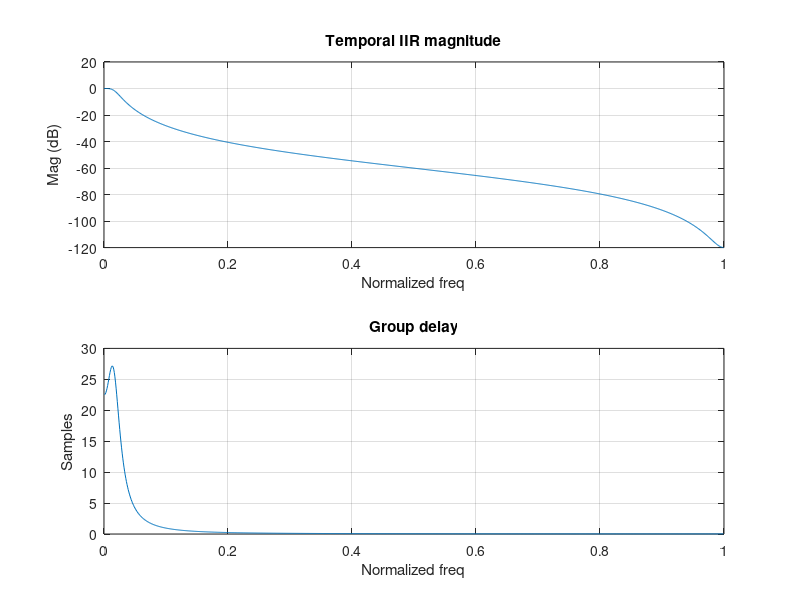

Source code (MATLAB): (Note: this script raises an error after producing the figure.)
clear; clc; close all;

% ================== CONFIG & PATHS ==================
inputFile      = 'C:\Users\purti\Downloads\bomb.mp4';
enhancedFile   = 'C:\Users\purti\Downloads\bomb_clear_stab.mp4';
stabilizedFile = 'C:\Users\purti\Downloads\bomb_clear_enhanced.mp4';

% Output plots folder
outDir = fullfile(pwd,'plots'); 
if ~exist(outDir,'dir'), mkdir(outDir); end
set(0,'DefaultFigureRenderer','painters');

% ================== TOGGLES ==================
% Enhancement options
enableResample    = false;    % Anti-alias FIR + 2x downsample/upsample [sampling theorem] [attached_file:1]
useFreqUnsharp    = false;    % Frequency-domain high-boost instead of spatial unsharp [attached_file:4]
useWindowFIR      = false;    % FIR via window method + spatial high-boost [attached_file:1]
useSeparable      = false;    % Separable Gaussian smoothing demo [attached_file:1]
useFFTConv        = false;    % Large-kernel FFT-based convolution demo [attached_file:1]
precisionMode     = "double"; % "double" | "single" | "fixed" (requires Fixed-Point Toolbox) [attached_file:1]

% Temporal filter design choice
useCheby          = false;    % Butterworth (false) or Chebyshev (true) [attached_file:1]

% Stabilization parameters
surfStrongestN    = 200;      % SURF points [attached_file:3]
trackerMaxErr     = 2;        % KLT bidirectional error [attached_file:2]
geoMaxDistance    = 4;        % Similarity transform inlier tolerance [attached_file:2]
smoothWindow      = 30;       % Moving average window for trajectory [attached_file:2]

% ================== PRECOMPUTED DESIGNS ==================
% Temporal IIR LPF
order = 2; 
Wn    = 0.02; % normalized (0..1, 1=Nyquist) [attached_file:1]
if useCheby
    Rp = 1; [b, a] = cheby1(order, Rp, Wn);
else
    [b, a] = butter(order, Wn);
end

% Plot temporal IIR response & group delay (save)
[H,w] = freqz(b,a,1024);
gd = -diff(unwrap(angle(H)))./diff(w);
fig = figure;
subplot(2,1,1); plot(w/pi, 20*log10(abs(H)+1e-6)); grid on;
xlabel('Normalized freq'); ylabel('Mag (dB)'); title('Temporal IIR magnitude');
subplot(2,1,2); plot(w(2:end)/pi, gd); grid on;
xlabel('Normalized freq'); ylabel('Samples'); title('Group delay');
saveas(fig, fullfile(outDir,'plot_temporal_IIR_response.png')); close(fig); % [attached_file:1]

% FIR window design bank (for optional high-boost via low-pass)
L = 63; 
wtypes = {@rectwin,@bartlett,@hamming,@hann,@blackman}; 
Hbank = cell(numel(wtypes),1);
for i=1:numel(wtypes)
    w = wtypes{i}(L);
    Hbank{i} = fir1(L-1, 0.25, 'low', w);
end

% Plot FIR window responses (save) if using
if useWindowFIR
    fig = figure; hold on; grid on;
    for i=1:numel(Hbank)
        [Hf,F] = freqz(Hbank{i},1,1024);
        plot(F/pi, 20*log10(abs(Hf)+1e-6));
    end
    title('FIR LP (window method)'); xlabel('Normalized freq'); ylabel('Mag (dB)');
    legend('Rect','Bartlett','Hamming','Hann','Blackman','Location','SouthWest');
    saveas(fig, fullfile(outDir,'plot_fir_windows.png')); close(fig); % [attached_file:1]
end

% Anti-alias FIR for resampling
downFactor = 2; 
Nlp        = 63; 
cutoff     = 0.45/downFactor; 
h_lp       = fir1(Nlp-1, cutoff, hamming(Nlp)); % separable 2D via row/col [attached_file:1]

% ================== ENHANCEMENT ==================
video_in = VideoReader(inputFile);
video_out = VideoWriter(enhancedFile, 'MPEG-4');
video_out.FrameRate = video_in.FrameRate;
open(video_out);

fir_kernel = fspecial('unsharp'); % baseline spatial unsharp [attached_file:4]

% One-time plotting flags
plottedUnsharp   = false;
timedConv        = false;

% Helpers
highboost_freq = @(chan,alpha,sigma) local_highboost_freq(chan,alpha,sigma); % [attached_file:4]
sep_conv       = @(X,k) imfilter(imfilter(X, k(:).', 'replicate'), k(:), 'replicate'); % [attached_file:1]
fftconv2_same  = @(X,K) local_fftconv2_same(X,K); % [attached_file:1]

% Temporal buffers
frame_buffers = struct('R', [], 'G', [], 'B', []);

while hasFrame(video_in)
    frame = readFrame(video_in);
    originalFrame = frame;

    % Optional anti-alias + resample (down+up) [attached_file:1]
    if enableResample
        fD = im2double(frame);
        for c=1:3
            fD(:,:,c) = imfilter(fD(:,:,c), h_lp(:), 'replicate');
            fD(:,:,c) = imfilter(fD(:,:,c), h_lp(:).', 'replicate');
        end
        fD  = imresize(fD, 1/downFactor, 'bicubic');
        fD  = imresize(fD, downFactor, 'bicubic');
        frame = im2uint8(fD);
    end

    % Channel split
    R = frame(:,:,1); G = frame(:,:,2); B = frame(:,:,3);

    % Spatial enhancement path selection [attached_file:4]
    if useFreqUnsharp
        R_d = highboost_freq(R, 0.6, 3);
        G_d = highboost_freq(G, 0.6, 3);
        B_d = highboost_freq(B, 0.6, 3);
    elseif useWindowFIR
        hLP = Hbank{3}; alphaHB = 0.7; % Hamming default [attached_file:1]
        R_low = imfilter(imfilter(R, hLP(:).', 'replicate'), hLP(:), 'replicate');
        G_low = imfilter(imfilter(G, hLP(:).', 'replicate'), hLP(:), 'replicate');
        B_low = imfilter(imfilter(B, hLP(:).', 'replicate'), hLP(:), 'replicate');
        R_d = im2uint8( im2double(R) + alphaHB*(im2double(R) - im2double(R_low)) );
        G_d = im2uint8( im2double(G) + alphaHB*(im2double(G) - im2double(G_low)) );
        B_d = im2uint8( im2double(B) + alphaHB*(im2double(B) - im2double(B_low)) );
    elseif useSeparable
        ksize = 11; sig = 2.0;
        xg = (-floor(ksize/2):floor(ksize/2));
        g1 = exp(-(xg.^2)/(2*sig*sig)); g1 = g1/sum(g1);
        R_d = sep_conv(R, g1);
        G_d = sep_conv(G, g1);
        B_d = sep_conv(B, g1);
    elseif useFFTConv
        ksize = 21; sig = 3.0;
        [xx,yy] = meshgrid(-floor(ksize/2):floor(ksize/2));
        g2 = exp(-(xx.^2+yy.^2)/(2*sig*sig)); g2 = g2/sum(g2(:));
        % Timing comparison once [attached_file:1]
        if ~timedConv
            tic; temp = conv2(double(R), g2, 'same'); t_sp = toc;
            tic; temp = fftconv2_same(R, g2);          t_fft = toc;
            fig = figure; bar([t_sp, t_fft]); set(gca,'XTickLabel',{'Spatial','FFT'});
            ylabel('Seconds'); title('Conv2 vs FFT Conv (one channel)');
            saveas(fig, fullfile(outDir,'plot_conv_timing.png')); close(fig);
            timedConv = true;
        end
        R_d = uint8(fftconv2_same(R, g2));
        G_d = uint8(fftconv2_same(G, g2));
        B_d = uint8(fftconv2_same(B, g2));
    else
        % Baseline unsharp
        R_d = imfilter(R, fir_kernel, 'replicate');
        G_d = imfilter(G, fir_kernel, 'replicate');
        B_d = imfilter(B, fir_kernel, 'replicate');
    end

    % Update temporal buffers (cast precision) [attached_file:1]
    switch precisionMode
        case "double"
            cfun = @(x) double(x);
        case "single"
            cfun = @(x) single(x);
            b = single(b); a = single(a);
        case "fixed"
            % Requires Fixed-Point Toolbox
            cfun = @(x) fi(x, true, 16, 8);
            b = fi(b, true, 16, 12); a = fi(a, true, 16, 12);
        otherwise
            cfun = @(x) double(x);
    end

    frame_buffers.R = cat(3, frame_buffers.R, cfun(R_d));
    frame_buffers.G = cat(3, frame_buffers.G, cfun(G_d));
    frame_buffers.B = cat(3, frame_buffers.B, cfun(B_d));

    if size(frame_buffers.R, 3) > order + 1
        frame_buffers.R(:,:,1) = [];
        frame_buffers.G(:,:,1) = [];
        frame_buffers.B(:,:,1) = [];
    end

    % Temporal IIR filtering when enough frames [attached_file:1]
    if size(frame_buffers.R, 3) >= order + 1
        R_f = temporal_iir_filter(frame_buffers.R, b, a, "DF2T");
        G_f = temporal_iir_filter(frame_buffers.G, b, a, "DF1");
        B_f = temporal_iir_filter(frame_buffers.B, b, a, "DF2T");
    else
        R_f = R_d; G_f = G_d; B_f = B_d;
    end

    % Normalize and combine
    R_f = mat2gray(double(R_f)) * 255;
    G_f = mat2gray(double(G_f)) * 255;
    B_f = mat2gray(double(B_f)) * 255;
    enhancedFrame = cat(3, uint8(R_f), uint8(G_f), uint8(B_f));

    % One-time visualization: original vs spatial vs temporal [attached_file:1]
    if ~plottedUnsharp
        fig = figure; 
        subplot(1,3,1); imshow(originalFrame); title('Original');
        subplot(1,3,2); imshow(cat(3,R_d,G_d,B_d)); title('Spatial enhanced');
        subplot(1,3,3); imshow(enhancedFrame); title('Post temporal smoothing');
        saveas(fig, fullfile(outDir,'plot_unsharp_temporal.png')); close(fig);
        plottedUnsharp = true;
    end

    writeVideo(video_out, enhancedFrame);
end

close(video_out);
disp('✅ Video enhancement complete! Saved as enhanced.mp4'); % [attached_file:1][attached_file:4]

% ================== STABILIZATION ==================
reader = VideoReader(enhancedFile);
stabilizedWriter = VideoWriter(stabilizedFile, 'MPEG-4');
stabilizedWriter.FrameRate = reader.FrameRate;
open(stabilizedWriter);

framePrev = readFrame(reader);
grayPrev = rgb2gray(framePrev);

% SURF detection [attached_file:3]
pointsPrev = detectSURFFeatures(grayPrev);
pointsPrev = pointsPrev.selectStrongest(surfStrongestN);

% Plot initial SURF keypoints
fig = figure; imshow(framePrev); hold on;
plot(pointsPrev.selectStrongest(min(100,surfStrongestN)));
title('Initial SURF keypoints');
saveas(fig, fullfile(outDir,'plot_surf_keypoints.png')); close(fig); % [attached_file:3]

tracker = vision.PointTracker('MaxBidirectionalError', trackerMaxErr);
initialize(tracker, pointsPrev.Location, grayPrev);

transforms = [];
plottedMatches = false;

while hasFrame(reader)
    frameCurr = readFrame(reader);
    grayCurr = rgb2gray(frameCurr);

    [pointsCurr, validIdx] = step(tracker, grayCurr);
    validPointsPrev = pointsPrev.Location(validIdx, :);
    validPointsCurr = pointsCurr(validIdx, :);

    if size(validPointsPrev, 1) >= 10
        tform = estimateGeometricTransform2D(validPointsCurr, validPointsPrev, ...
                                             'similarity', 'MaxDistance', geoMaxDistance);
        transforms(:,:,end+1) = tform.T; %#ok<SAGROW>
        % One-time matched features visualization [attached_file:2]
        if ~plottedMatches
            fig = figure; showMatchedFeatures(grayPrev, grayCurr, validPointsPrev, validPointsCurr, 'montage');
            title('Tracked correspondences (valid)');
            saveas(fig, fullfile(outDir,'plot_point_matches.png')); close(fig);
            plottedMatches = true;
        end
    end

    pointsPrev = detectSURFFeatures(grayCurr);
    pointsPrev = pointsPrev.selectStrongest(surfStrongestN);
    setPoints(tracker, pointsPrev.Location);
    grayPrev = grayCurr;
end

% Smooth transforms [attached_file:2]
dx = squeeze(transforms(3,1,:));
dy = squeeze(transforms(3,2,:));
da = atan2(transforms(2,1,:), transforms(1,1,:));
dxSmooth = smoothdata(dx, 'movmean', smoothWindow);
dySmooth = smoothdata(dy, 'movmean', smoothWindow);
daSmooth = smoothdata(da, 'movmean', smoothWindow);

% Plot raw vs smoothed trajectories [attached_file:2]
fig = figure;
subplot(3,1,1); plot(dx,'r'); hold on; plot(dxSmooth,'g'); grid on; legend('raw','smoothed'); title('dx trajectory');
subplot(3,1,2); plot(dy,'r'); hold on; plot(dySmooth,'g'); grid on; legend('raw','smoothed'); title('dy trajectory');
subplot(3,1,3); plot(da,'r'); hold on; plot(daSmooth,'g'); grid on; legend('raw','smoothed'); title('rotation (rad)');
saveas(fig, fullfile(outDir,'plot_trajectory_smoothing.png')); close(fig); % [attached_file:2]

% Reapply smoothed transforms to stabilize [attached_file:2]
reader = VideoReader(inputFile);
frameIdx = 1;

while hasFrame(reader)
    frame = readFrame(reader);
    if frameIdx <= length(dxSmooth)
        T = [cos(daSmooth(frameIdx)) -sin(daSmooth(frameIdx)) 0; ...
             sin(daSmooth(frameIdx))  cos(daSmooth(frameIdx)) 0; ...
             dxSmooth(frameIdx)       dySmooth(frameIdx)      1];
        tform = affine2d(T);
        stabilizedFrame = imwarp(frame, tform, 'OutputView', imref2d(size(frame(:,:,1))));
        writeVideo(stabilizedWriter, stabilizedFrame);
    else
        writeVideo(stabilizedWriter, frame);
    end
    frameIdx = frameIdx + 1;
end

close(stabilizedWriter);
disp('✅ Video stabilization complete! Saved as stabilized.mp4'); % [attached_file:2]

% ================== METRICS & SNAPSHOTS ==================
% Inter-frame correlation improvement (10s window) [attached_file:2]
origReader = VideoReader(inputFile);
stabReader = VideoReader(stabilizedFile);
N = min(floor(origReader.FrameRate*10), floor(stabReader.FrameRate*10));
if N >= 2
    cc_pre = zeros(N-1,1); cc_post = zeros(N-1,1);
    fprev_o = rgb2gray(readFrame(origReader));
    fprev_s = rgb2gray(readFrame(stabReader));
    for i=2:N
        fcur_o = rgb2gray(readFrame(origReader));
        fcur_s = rgb2gray(readFrame(stabReader));
        cc_pre(i-1)  = corr2(fprev_o, fcur_o);
        cc_post(i-1) = corr2(fprev_s, fcur_s);
        fprev_o = fcur_o; fprev_s = fcur_s;
    end
    fig = figure; plot(cc_pre,'r'); hold on; plot(cc_post,'g'); grid on;
    legend('Original','Stabilized'); xlabel('Frame'); ylabel('Correlation');
    title('Inter-frame correlation');
    saveas(fig, fullfile(outDir,'plot_correlation_improvement.png')); close(fig);
end

% Triptych frames at t=3s [attached_file:2]
tsec = 3;
rin = VideoReader(inputFile); renh = VideoReader(enhancedFile); rstab = VideoReader(stabilizedFile);
rin.CurrentTime  = min(tsec, rin.Duration-0.05);
renh.CurrentTime = min(tsec, renh.Duration-0.05);
rstab.CurrentTime= min(tsec, rstab.Duration-0.05);
fin  = readFrame(rin); 
fenh = readFrame(renh); 
fstab= readFrame(rstab);
fig = figure; 
subplot(1,3,1); imshow(fin);  title('Original');
subplot(1,3,2); imshow(fenh); title('Enhanced');
subplot(1,3,3); imshow(fstab);title('Stabilized');
saveas(fig, fullfile(outDir,'plot_frames_triptych.png')); close(fig);

% ================== HELPERS ==================
function Fout = local_highboost_freq(chan,alpha,sigma)
    chan = im2double(chan);
    [M,N] = size(chan);
    [u,v] = meshgrid( (-floor(N/2)):(ceil(N/2)-1), (-floor(M/2)):(ceil(M/2)-1) );
    D2 = (u.^2 + v.^2);
    Hlp = exp(-(D2)/(2*(sigma^2)));
    Hhb = 1 + alpha*(1 - Hlp);
    X = fftshift(fft2(chan));
    Y = X .* Hhb;
    y = real(ifft2(ifftshift(Y)));
    Fout = im2uint8(mat2gray(y));
end

function Y = local_fftconv2_same(X, K)
    [m,n] = size(X); [p,q] = size(K);
    M = m+p-1; N = n+q-1;
    FX = fft2(double(X), M, N);
    FK = fft2(double(K), M, N);
    Yfull = real(ifft2(FX.*FK));
    ys = ceil(p/2); xs = ceil(q/2);
    Y = Yfull(ys:ys+m-1, xs:xs+n-1);
end

function filtered_frame = temporal_iir_filter(buffer, b, a, structure)
    if nargin<4, structure = "DF2T"; end
    sz = size(buffer);
    X = reshape(buffer, [], sz(3))';  % T x P
    switch structure
        case "DF1"
            Y = filter(b, a, X);       % Direct Form I
        case "DF2T"
            Y = df2t_filter(b, a, X);  % Direct Form II - Transposed
        otherwise
            Y = filter(b, a, X);
    end
    filtered_last = Y(end, :);
    filtered_frame = reshape(double(filtered_last), sz(1), sz(2));
end

function Y = df2t_filter(b,a,X)
    T = size(X,1); P = size(X,2);
    na = numel(a)-1; nb = numel(b)-1; N = max(na,nb);
    a = a(:); b = b(:);
    if a(1) ~= 1, b = b./a(1); a = a./a(1); end
    s = zeros(N, P, 'like', X);
    Y = zeros(T, P, 'like', X);
    for n=1:T
        w = X(n,:) + s(1,:);
        % feedforward
        y = b(1)*w;
        if nb >= 1, y = y + b(2)*s(1,:); end
        if nb >= 2
            for kk=3:(nb+1)
                y = y + b(kk)*s(kk-1,:);
            end
        end
        Y(n,:) = y;
        % shift states
        if N > 1, s(1:end-1,:) = s(2:end,:); end
        s(end,:) = 0;
        % feedback accumulation
        for k=1:na
            s(k,:) = s(k,:) - a(k+1)*w;
        end
    end
end
